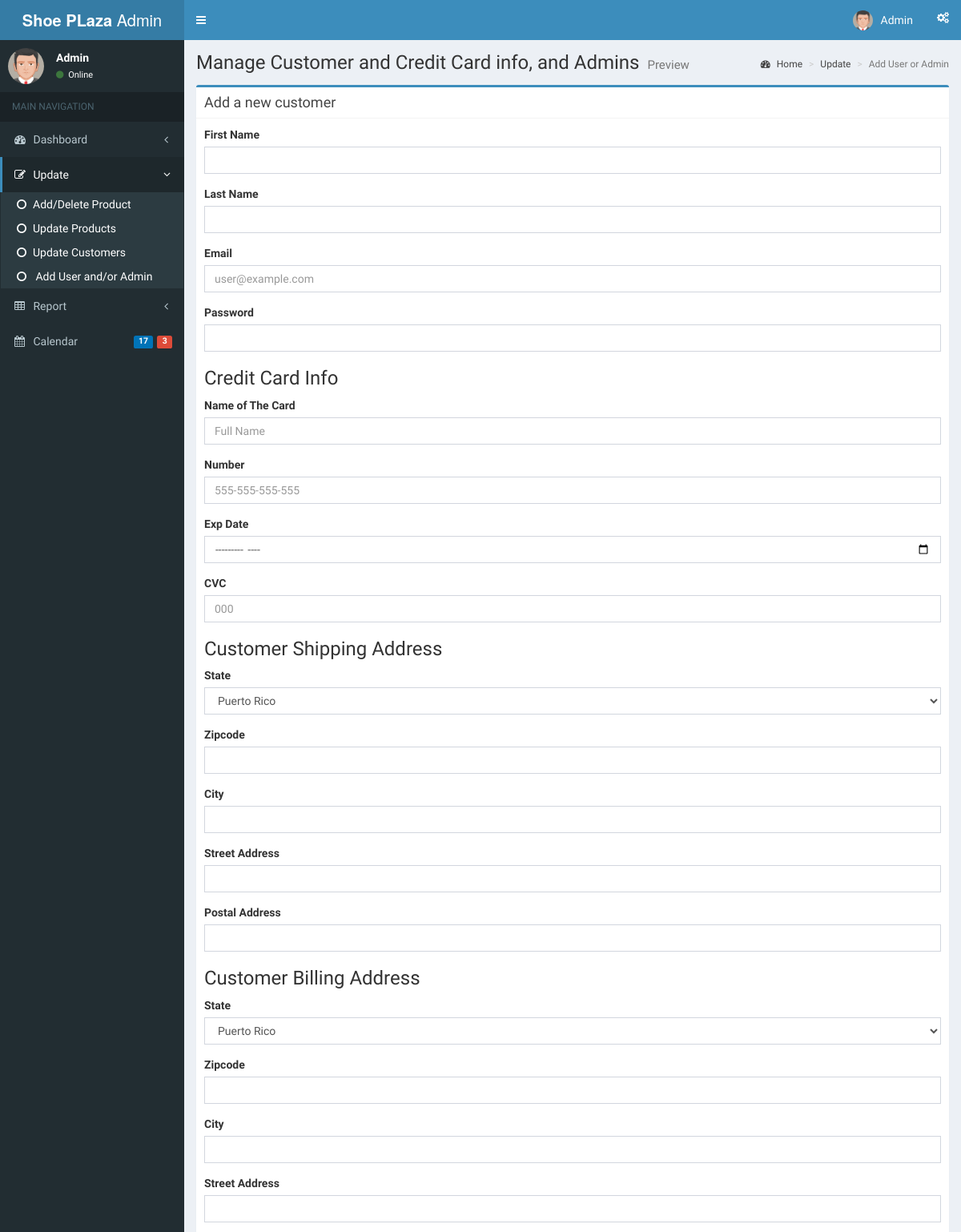
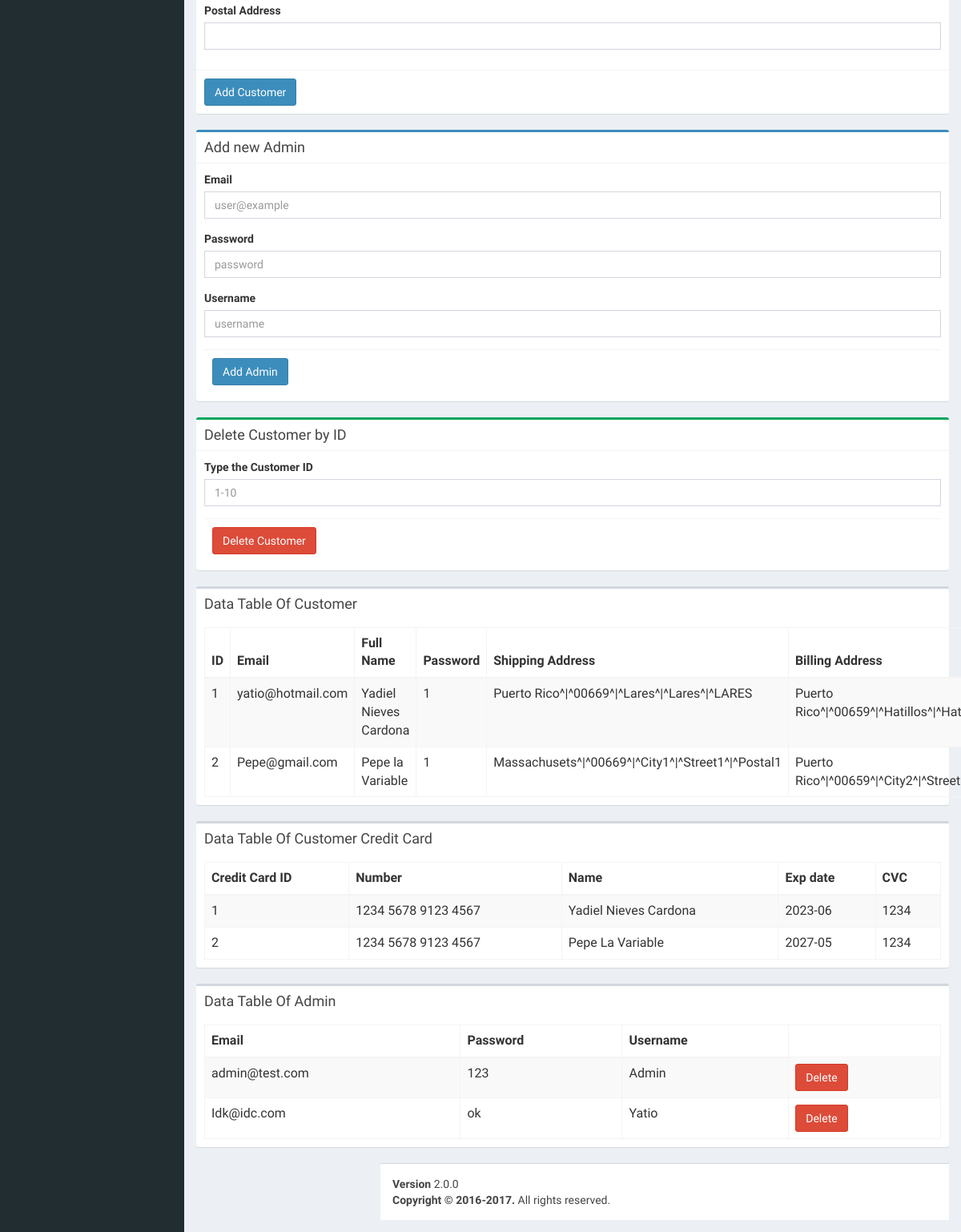
The page /admin/pages/forms/general2.php on the database its author committed (2 pictures, top to bottom).
### tables this page shows
CREATE TABLE `customer` (
  `CustomerID` int(11) NOT NULL,
  `Email` varchar(30) NOT NULL,
  `Full_Name` varchar(60) NOT NULL,
  `Password` varchar(25) NOT NULL,
  `Shipping_Address` varchar(150) NOT NULL,
  `Billing_Address` varchar(150) NOT NULL,
  `Status` int(1) NOT NULL
);

CREATE TABLE `customer_credit_card` (
  `Credit_Card_ID` int(10) NOT NULL,
  `Number` varchar(20) NOT NULL,
  `Name` varchar(75) NOT NULL,
  `Exp_Date` varchar(10) NOT NULL,
  `CVC` char(5) NOT NULL
);

### admin/pages/forms/general2.php (the view, shortened to what this page needs)
<?php
$db= mysqli_connect("localhost", "root", "", "shoeplaza");
?>
<?php
include 'recycle/topbar.php';
?>
  <div class="content-wrapper">
    <section class="content-header">
      <h1>
        Manage Customer and Credit Card info, and Admins
        <small>Preview</small>
      </h1>
      <ol class="breadcrumb">
        <li><a href="#"><i class="fa fa-dashboard"></i> Home</a></li>
        <li><a href="#">Update</a></li>
        <li class="active">Add User or Admin</li>
      </ol>
    </section>
    <section class="content">
      <div class="row">
        <div class="col-md-12">
          <div class="box box-primary">
            <div class="box-header with-border">
              <h3 class="box-title">Add a new customer</h3>
            </div>
            <form action="general2.php" method="post">
              <div class="box-body">
                <div class="form-group">
                  <label for="InputModel">First Name</label>
                  <input type="text" name="first" class="form-control" id="InputModel" placeholder="">
                </div>
                <div class="form-group">
                  <label for="InputCategory">Last Name</label>
                  <input type="text" name="last" class="form-control" id="InputCategory" placeholder="">
                </div>
                <div class="form-group">
                  <label for="Inputbrand">Email</label>
                  <input type="text" name="email" class="form-control" id="InputBrand" placeholder="user@example.com">
                </div>
                <div class="form-group">
                  <label for="InputGender">Password</label>
                  <input type="text" name="password" class="form-control" id="InputModel" placeholder="">
                </div>
                <h3 class="box-title">Credit Card Info</h3>
                <div class="form-group">
                  <label for="Inputprice">Name of The Card</label>
                  <input type="text" name="cardName" class="form-control" id="Inputprice" placeholder="Full Name">
                </div>
                <div class="form-group">
                  <label for="Inputprice">Number</label>
                  <input type="text" name="cardNumber" class="form-control" id="Inputprice" placeholder="555-555-555-555">
                </div>
                <div class="form-group">
                  <label for="Inputprice">Exp Date</label>
                  <input type="month" name="expCardDate" class="form-control" id="Inputprice" placeholder="2018-12-30">
                </div>
                <div class="form-group">
                  <label for="Inputprice">CVC</label>
                  <input type="text" name="cardCVC" class="form-control" id="Inputprice" placeholder="000">
                </div>
              <h3 class="box-title">Customer Shipping Address</h3>
                <div class="form-group">
                  <label for="InputSize">State</label>
                  <select name="state" class="form-control" id="InputSize" required autocomplete="off">
                    <option value="Puerto Rico">Puerto Rico</option>
                  </select>
                </div>
                <div class="form-group">
                  <label for="Inputquantity">Zipcode</label>
                  <input type="text" name="zipcode" class="form-control" id="InputquantityStock" placeholder="">
                </div>
                <div class="form-group">
                  <label for="InputSize">City</label>
                  <input type="text" name="shipCity" class="form-control" id="InputSize" placeholder="">
                </div>
                <div class="form-group">
                  <label for="Inputquantity">Street Address</label>
                  <input type="text" name="streetAddress" class="form-control" id="InputquantityStock" placeholder="">
                </div>
                <div class="form-group">
                  <label for="Inputquantity">Postal Address</label>
                  <input type="text" name="shipPostalAddress" class="form-control" id="InputquantityStock" placeholder="">
                </div>
                <h3 class="box-title">Customer Billing Address</h3>
                <div class="form-group">
                  <label for="InputSize">State</label>
                  <select name="stateBill" class="form-control" id="InputSize" required autocomplete="off">
                    <option value="Puerto Rico">Puerto Rico</option>
                  </select>
                </div>
                <div class="form-group">
                  <label for="Inputquantity">Zipcode</label>
                  <input type="text" name="zipcodebill" class="form-control" id="InputquantityStock" placeholder="">
                </div>
                <div class="form-group">
                  <label for="Inputquantity">City</label>
                  <input type="text" name="citybill" class="form-control" id="InputquantityStock" placeholder="">
                </div>
                <div class="form-group">
                  <label for="Inputquantity">Street Address</label>
                  <input type="text" name="streetAddressBill" class="form-control" id="InputquantityStock" placeholder="">
                </div>
                <div class="form-group">
                  <label for="Inputquantity">Postal Address</label>
                  <input type="text" name="postalAddress" class="form-control" id="InputquantityStock" placeholder="">
                </div>
              </div>
              <div class="box-footer">
                <button type="submit" name ="submit_customer" class="btn btn-primary">Add Customer</button>
              </div>
          </div>
          <div class="box box-primary">
            <div class="box-header with-border">
              <h3 class="box-title">Add new Admin</h3>
            </div>
            <div class="box-body">
              <div class="form-group">
                <label for="InputproductID">Email</label>
                <input type="text" name="email_admin" class="form-control" id="Inputproduct_id" placeholder="user@example">
              </div>
              <div class="form-group">
                <label for="InputproductID">Password</label>
                <input type="text" name="password_admin" class="form-control" id="Inputproduct_id" placeholder="password">
              </div>
              <div class="form-group">
                <label for="InputproductID">Username</label>
                <input type="text" name="user_admin" class="form-control" id="Inputproduct_id" placeholder="username">
              </div>
              <div class="box-footer">
                <button type="submit" name ="submit_admin" class="btn btn-primary">Add Admin</button>
              </div>
            </div>
          </div>
          <div class="box box-success">
            <div class="box-header with-border">
              <h3 class="box-title">Delete Customer by ID</h3>
            </div>
            <div class="box-body">
              <div class="form-group">
                <label for="InputproductID">Type the Customer ID</label>
                <input type="text" name="customer_id" class="form-control" id="Inputproduct_id" placeholder="1-10">
              </div>
              <div class="box-footer">
                <button type="submit" name ="delete_customer" class="btn btn-danger">Delete Customer</button>
              </div>
            </div>
          </div>
          <div class="row">
            <div class="col-md-12">
          <div class="box">
            <div class="box-header">
              <h3 class="box-title">Data Table Of Customer </h3>
            </div>
            <div class="box-body">
              <?php
              $sql ="SELECT * FROM customer";
              $result=mysqli_query($db,$sql);
              ?>
            <table class="table table-bordered table-striped">
                  <thead>
                    <tr>
                    <th>ID</th>
                    <th>Email</th>
                    <th>Full Name</th>
                    <th>Password</th>
                    <th>Shipping Address</th>
                    <th>Billing Address</th>
                    </tr>
                  </thead>
                  <tbody>
                    <?php
                  while ($row =mysqli_fetch_array($result)) {
                    ?>
                    <tr>
                    <td><?php echo $row["CustomerID"]; ?></td>
                    <td><?php echo $row["Email"]; ?></td>
                    <td><?php echo $row["Full_Name"]; ?></td>
                    <td><?php echo $row["Password"]; ?></td>
                    <td><?php echo $row["Shipping_Address"]; ?></td>
                    <td><?php echo $row["Billing_Address"]; ?></td>
                    </tr>
                <?php  } ?>
                  </table>
            </div>
          </div>
          </div>
        </div>
          <div class="box">
            <div class="box-header">
              <h3 class="box-title">Data Table Of Customer Credit Card</h3>
            </div>
            <div class="box-body">
                  <?php
                  $sql ="SELECT * FROM customer_credit_card";
                  $result=mysqli_query($db,$sql);
                  ?>
            <table class="table table-bordered table-striped">
                  <thead>
                  <tr>
                  <th>Credit Card ID</th>
                  <th>Number</th>
                  <th>Name</th>
                  <th>Exp date</th>
                  <th>CVC</th>
                  </tr>
                  </thead>
                  <tbody>
                    <?php
                  while ($row =mysqli_fetch_array($result)) {
                    ?>
                    <tr>
                    <td><?php echo $row["Credit_Card_ID"]; ?></td>
                    <td><?php echo $row["Number"]; ?></td>
                    <td><?php echo $row["Name"]; ?></td>
                    <td><?php echo $row["Exp_Date"]; ?></td>
                    <td><?php echo $row["CVC"]; ?></td>
                    </tr>
                <?php  } ?>
                  </table>
            </div>
          </div>
          <div class="box">
            <div class="box-header">
              <h3 class="box-title">Data Table Of Admin</h3>
            </div>
            <div class="box-body">
                  <?php
                  $sql ="SELECT * FROM admin";
                  $result=mysqli_query($db,$sql);
                  ?>
            <table class="table table-bordered table-striped">
                  <thead>
                    <form method="post" action="general2.php">
                  <tr>
                  <th>Email</th>
                  <th>Password</th>
                  <th>Username</th>
                  </tr>
                  </thead>
                  <tbody>
                  <?php
                  while ($row =mysqli_fetch_array($result)) {
                    ?>
                    <tr>
                    <td><?php echo $row["email"];  ?></td>
                    <td><?php echo $row["password"]; ?></td>
                    <td><?php echo $row["username"]; ?></td>
                    <td> <button class="btn btn-danger" name="delete_admin" value=" <?=$row["AdminID"]?>"> Delete</button></td>
                    </tr>
                <?php  } ?>
                  </table>
            </div>
          </div>
<?php include 'recycle/footer.php'; ?>
</body>
</html>

### rows shown on the page
customer: CustomerID "1", Email "yatio@hotmail.com", Full_Name "Yadiel Nieves Cardona", Password "1", Shipping_Address "Puerto Rico^|^00669^|^Lares^|^Lares^|^LARES", Billing_Address "Puerto…"
customer: CustomerID "2", Email "Pepe@gmail.com", Full_Name "Pepe la Variable", Password "1", Shipping_Address "Massachusets^|^00669^|^City1^|^Street1^|^Postal1", Billing_Address "Puerto…"
customer_credit_card: Credit_Card_ID "1", Number "1234 5678 9123 4567", Name "Yadiel Nieves Cardona", Exp_Date "2023-06", CVC "1234"
customer_credit_card: Credit_Card_ID "2", Number "1234 5678 9123 4567", Name "Pepe La Variable", Exp_Date "2027-05", CVC "1234"

### other values the page prints
$row["email"] "admin@test.com"
$row["password"] "123"
$row["username"] "Admin"
$row["email"] "Idk@idc.com"
$row["password"] "ok"
$row["username"] "Yatio"
